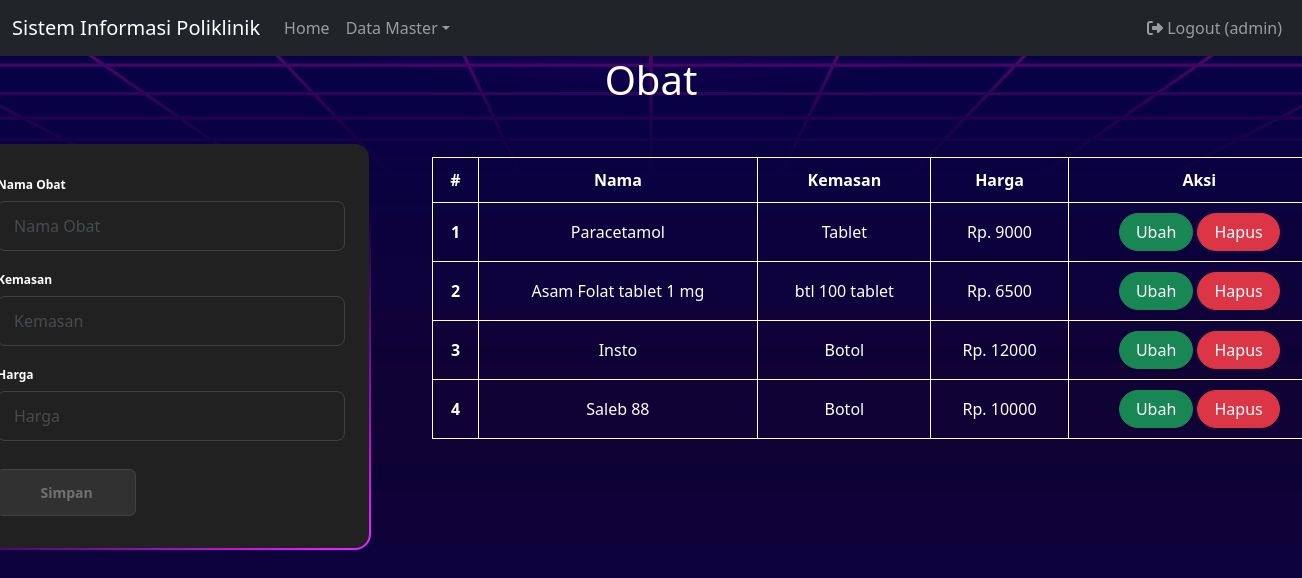
/index.php?page=obat (signed in), run on the app's committed database.
### tables this page shows
CREATE TABLE `obat` (
  `id` int(11) UNSIGNED NOT NULL,
  `nama_obat` varchar(50) NOT NULL,
  `kemasan` varchar(35) NOT NULL,
  `harga` int(11) NOT NULL
);

### obat.php (the view, shortened to what this page needs)
<?php
include 'koneksi.php';
$nama_obat = '';
$kemasan = '';
$harga = '';
?>
<div class="container">
    <div class="header">
        <h1>Obat</h1>
    </div>
    <div class="row">
        <div class="col-md-3">
            <div class="form-container">
                <form class="form row" method="POST" action="" name="myForm" onsubmit="return(validate());">
                    <div class="form-group">
                        <label for="inputNama" class="form-label fw-bold">
                            Nama Obat
                        </label>
                        <input type="text" class="form-control" name="nama_obat" id="inputNama_obat" placeholder="Nama Obat" value="<?php echo $nama_obat ?>">
                    </div>
                    <div class="form-group">
                        <label for="inputKemasan" class="form-label fw-bold">
                            Kemasan
                        </label>
                        <input type="text" class="form-control" name="kemasan" id="inputKemasan" placeholder="Kemasan" value="<?php echo $kemasan ?>">
                    </div>
                    <div class="form-group">
                        <label for="inputHarga" class="form-label fw-bold">
                            Harga
                        </label>
                        <input type="text" class="form-control" name="harga" id="inputHarga" placeholder="Harga" value="<?php echo $harga ?>">
                    </div>
                    <div class="form-group">
                        <button type="submit" class="form-submit-btn" name="simpan">Simpan</button>
                    </div>
                </form>
            </div>
        </div>
        <div class="col-md-8 table-container">
            <table class="custom-table table-hover">
                <thead>
                    <tr>
                        <th scope="col">#</th>
                        <th scope="col">Nama</th>
                        <th scope="col">Kemasan</th>
                        <th scope="col">Harga</th>
                        <th scope="col">Aksi</th>
                    </tr>
                </thead>
                <tbody>
                    <?php
                    $result = mysqli_query($mysqli, "SELECT * FROM obat");
                    $no = 1;
                    while ($data = mysqli_fetch_array($result)) {
                    ?>
                        <tr>
                            <th scope="row"><?php echo $no++ ?></th>
                            <td><?php echo $data['nama_obat'] ?></td>
                            <td><?php echo $data['kemasan'] ?></td>
                            <td><?php echo 'Rp. ' . $data['harga'] ?></td>
                            <td>
                                <a class="btn btn-success rounded-pill px-3" href="index.php?page=obat&id=<?php echo $data['id'] ?>">Ubah</a>
                                <a class="btn btn-danger rounded-pill px-3" href="index.php?page=obat&id=<?php echo $data['id'] ?>&aksi=hapus">Hapus</a>
                            </td>
                        </tr>
                    <?php
                    }
                    ?>
                </tbody>
            </table>
        </div>
    </div>
</div>

### css/style.css (style rules this page uses)
body { background-image: url('../img/bg.jpg'); background-size: cover; background-position: center; height: 100vh; margin: 0; display: flex; flex-direction: column; animation: fadeIn 1s ease-in-out; }
.container { flex: 1; display: flex; flex-direction: column; align-items: center; justify-content: flex-start; }
.header { text-align: center; color: #fff; }
.form-container { width: 400px; background: linear-gradient(#212121, #212121) padding-box, linear-gradient(145deg, transparent 35%,#e81cff, #40c9ff) border-box; border: 2px solid transparent; padding: 32px 24px; font-size: 14px; font-family: inherit; color: white; display: flex; flex-direction: column; gap: 20px; box-sizing: border-box; border-radius: 16px; background-size: 200% 100%; animation: gradient 5s ease infinite; margin-top: 30px; margin-right: 120vh; }
.form-container .form { display: flex; flex-direction: column; gap: 20px; }
.form-container .form-group { display: flex; flex-direction: column; gap: 2px; }
.form-container .form-group label { display: block; margin-bottom: 5px; color: white; font-weight: 600; font-size: 12px; }
.form-container .form-group input, .form-container .form-group textarea { width: 100%; padding: 12px 16px; border-radius: 8px; color: #fff; font-family: inherit; background-color: transparent; border: 1px solid #414141; }
.form-container .form-group input::placeholder { opacity: 0.5; }
.form-container .form-submit-btn { display: flex; align-items: flex-start; justify-content: center; align-self: flex-start; font-family: inherit; color: #717171; font-weight: 600; width: 40%; background: #313131; border: 1px solid #414141; padding: 12px 16px; font-size: inherit; gap: 8px; margin-top: 8px; cursor: pointer; border-radius: 6px; }
.table-container { margin-top:30px; margin-left:auto; }
.custom-table { background-color: transparent; width: 100%; margin-top: 15px; border-collapse: collapse; }
.custom-table th, .custom-table td { color: white; padding: 10px; text-align: center; border: 1px solid white; }

### data on the page
obat: nama_obat "Paracetamol", kemasan "Tablet", harga "9000"
obat: nama_obat "Asam Folat tablet 1 mg", kemasan "btl 100 tablet", harga "6500"
obat: nama_obat "Insto", kemasan "Botol", harga "12000"
obat: nama_obat "Saleb 88", kemasan "Botol", harga "10000"

### other printed values
$_SESSION['username'] "admin"
